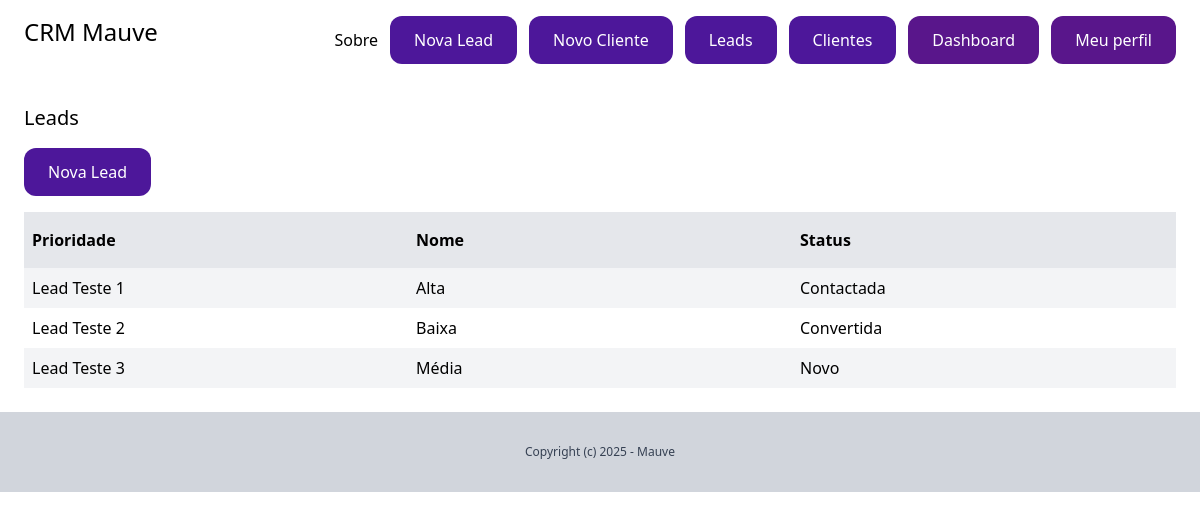
Screenshot of /dashboard/leads/ (signed in) with the database file from the repository.
### lead/models.py (models this page shows, shortened)
class Lead(models.Model):
    LOW = 'baixa'
    MEDIUM = 'media'
    HIGH = 'alta'
    CHOICES_PRIORITY = [
        (LOW, 'Baixa'),
        (MEDIUM, 'Média'),
        (HIGH, 'Alta')
    ]
    NOVO = 'novo'
    CONT = 'contactada'
    CONV = 'convertida'
    PERD = 'perdida'
    CHOICES_STATUS = [
        (NOVO, 'Novo'),
        (CONT, 'Contactada'),
        (CONV, 'Convertida'),
        (PERD, 'Perdida'),
    ]
    team = models.ForeignKey(Team, related_name='leads', on_delete=models.CASCADE)
    nome = models.CharField(max_length=255)
    email = models.EmailField()
    sobre = models.CharField(blank=True, null=True)
    prioridade = models.CharField(max_length=10, choices=CHOICES_PRIORITY, default=MEDIUM)
    status = models.CharField(max_length=10, choices=CHOICES_STATUS, default=NOVO)
    convertida_para_client = models.BooleanField(default=False)
    criada_por = models.ForeignKey(User, related_name='leads', on_delete=models.CASCADE)
    criada_em = models.DateTimeField(auto_now_add=True)
    modificada_em = models.DateTimeField(auto_now=True)
    class Meta:
        ordering = ('nome',)

### lead/views.py (the view)
# urls.py: path('', views.leads_lista, name='leads_lista'),
@login_required
def leads_lista(request):
    leads = Lead.objects.filter(criada_por=request.user, convertida_para_client=False)
    return render(request, 'lead/leads_lista.html', {
        'leads': leads
    })

### lead/templates/lead/leads_lista.html (shortened to what this page needs)
{% extends 'core/base.html' %}
{% block content %}
    <div class="py-6 px-6">
        <h1 class="mb-4 text-xl">Leads</h1>
        <a href="{% url 'add_lead' %}" class="py-3 px-6 inline-block text-white bg-violet-900 rounded-xl hover:bg-violet-600">Nova Lead</a>
        <div class="flex justify-between mt-4">
            <p class="py-4 px-2 bg-gray-200 w-full font-semibold">Prioridade</p>
            <p class="py-4 px-2 bg-gray-200 w-full font-semibold">Nome</p>
            <p class="py-4 px-2 bg-gray-200 w-full font-semibold">Status</p>
        </div>
        {% for lead in leads %}
            <div class="flex justify-between">
                <p class="py-2 px-2  w-full {% cycle 'bg-gray-100' '' %}">
                    <a href="{% url 'sobre_lead' lead.id %}">{{ lead.nome }}</a>
                </p>
                <p class="py-2 px-2  w-full {% cycle 'bg-gray-100' '' %}">
                    {{ lead.get_prioridade_display }}
                </p>
                <p class="py-2 px-2  w-full {% cycle 'bg-gray-100' '' %}">
                    {{ lead.get_status_display }}
                </p>
            </div>
        {% empty %}
            <p class="py-2 px-2 text-gray-900">Você ainda não cadastrou nenhuma lead</p>
        {% endfor %}
    </div>
{% endblock %}

### rows the page displays
Lead: nome "Lead Teste 1", prioridade "Alta", status "Contactada"
Lead: nome "Lead Teste 2", prioridade "Baixa", status "Convertida"
Lead: nome "Lead Teste 3", prioridade "Média", status "Novo"
